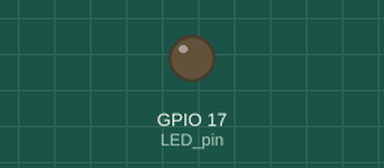
Recording of a program running on a simulated Raspberry Pi (BCM pin numbers). Parts: output pins drawn as LEDs (lit = HIGH).

Above: at 0.05 s.
At 1.25 s:
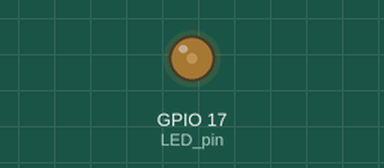
At 2.5 s:
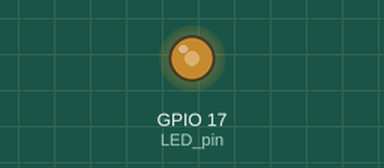
At 5.0 s:
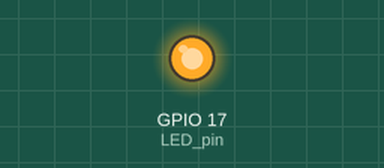
Timing chart, 0 to 6.5 s (numbered marks = the images above):
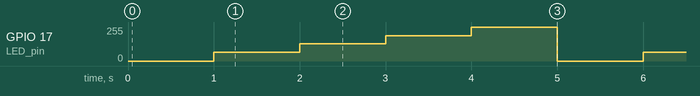

The program:

raspi_3_PWM1.py
```python
#
#      공대선배 라즈베리파이썬 #6-1 PWM 출력1
#      youtube 바로가기: https://www.youtube.com/c/공대선배
#      LED가 단계적으로 밝아지는 코드
#

import RPi.GPIO as GPIO     # 라즈베리파이 GPIO 관련 모듈을 불러옴
import time                 # 시간관련 모듈을 불러옴

GPIO.setmode(GPIO.BCM)      # GPIO 핀들의 번호를 지정하는 규칙 설정

### 이부분은 아두이노 코딩의 setup()에 해당합니다
LED_pin = 17                     # LED 핀은 라즈베리파이 GPIO 17번핀으로
GPIO.setup(LED_pin, GPIO.OUT)   # LED 핀을 출력으로 설정
pwm = GPIO.PWM(LED_pin, 1000)   # LED 핀에 1000Hz의 PWM을 설정
pwm.start(0)                    # 처음 PWM 출력은 0으로 설정

### 이부분은 아두이노 코딩의 loop()에 해당합니다
try:                                    # 이 try 안의 구문을 먼저 수행하고
    while True:                         # 무한루프 시작: 아두이노의 loop()와 같음
        pwm.ChangeDutyCycle(0)          # pwm의 듀티사이클을 0%로(LED 끔)
        time.sleep(1)                   # 1초간 대기
        pwm.ChangeDutyCycle(25)         # 듀티사이클을 25%로(LED 밝기 25%)
        time.sleep(1)                   # 1초간 대기
        pwm.ChangeDutyCycle(50)         # 듀티사이클을 50%로(LED 최대의 절반밝기로)
        time.sleep(1)                   # 1초간 대기
        pwm.ChangeDutyCycle(75)         # 듀티사이클을 75%로(LED 밝기 75%)
        time.sleep(1)                   # 1초간 대기
        pwm.ChangeDutyCycle(100)        # 듀티사이클을 100%로(LED 최대밝기)
        time.sleep(1)                   # 1초간 대기

### 이부분은 반드시 추가해주셔야 합니다.
finally:                                # try 구문이 종료되면
    GPIO.cleanup()                      # GPIO 핀들을 초기화
```

Measured:
- by itself, GPIO 17 (LED_pin): repeats every 5.0 s: 128/255 1.0 s, 191/255 1.0 s, 255/255 1.0 s, 0/255 1.0 s, 64/255 1.0 s
